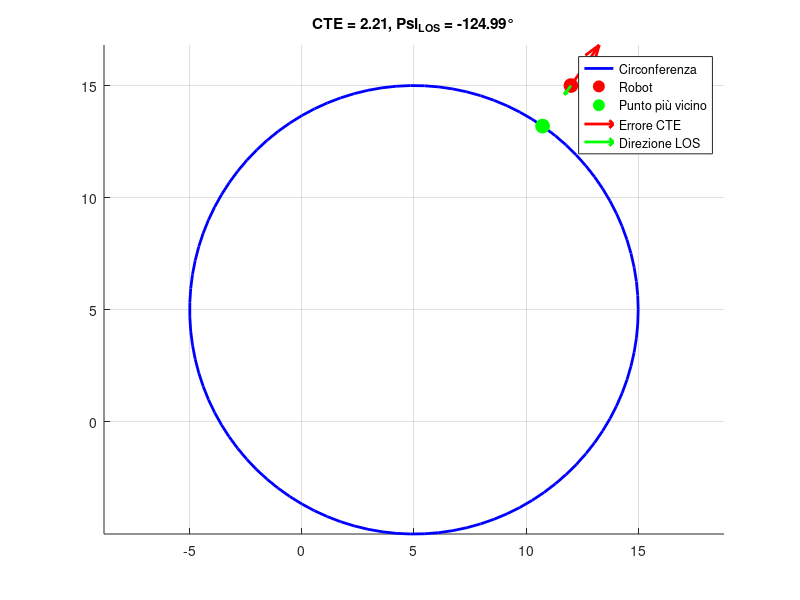

Write MATLAB code to recreate this figure.
clc; clear; close all;

%% Parametri della circonferenza
R = 10;               % Raggio della circonferenza
center = [5, 5];      % Centro della circonferenza (x_c, y_c)

%% Posizione attuale del robot
x_robot = 12;         % Posizione X del robot
y_robot = 15;         % Posizione Y del robot
pos_robot = [x_robot, y_robot];

%% Calcolo del punto più vicino sulla circonferenza
vector_to_robot = pos_robot - center;  % Vettore dal centro al robot
distance_to_center = norm(vector_to_robot);  % Distanza dal centro al robot
factor = R / distance_to_center;  % Fattore di normalizzazione
pos_nearest = center + factor * vector_to_robot;  % Punto più vicino sulla circonferenza

%% Calcolo del Cross Track Error (CTE)
cte_vector = pos_robot - pos_nearest;  % Vettore di errore
cte = norm(cte_vector);  % Normale = distanza

%% Direzione Line-of-Sight (LOS)
% La direzione del controllore LOS è dalla posizione del robot al centro della circonferenza
los_vector = center - pos_robot;  % Direzione verso il centro della circonferenza
los_direction = los_vector / norm(los_vector);  % Normalizzazione

%% Calcolare l'angolo psi (angolo di orientamento desiderato)
% Angolo tra la posizione del robot e la direzione LOS
theta_los = atan2(los_direction(2), los_direction(1));

%% Visualizzazione
figure; hold on; grid on; axis equal;
theta = linspace(0, 2*pi, 100);  % Parametro angolare per la circonferenza
x_circle = center(1) + R * cos(theta);  % X della circonferenza
y_circle = center(2) + R * sin(theta);  % Y della circonferenza
plot(x_circle, y_circle, 'b', 'LineWidth', 2);  % Traiettoria circolare

plot(x_robot, y_robot, 'ro', 'MarkerSize', 10, 'MarkerFaceColor', 'r');  % Robot
plot(pos_nearest(1), pos_nearest(2), 'go', 'MarkerSize', 10, 'MarkerFaceColor', 'g');  % Punto più vicino
quiver(x_robot, y_robot, cte_vector(1), cte_vector(2), 0, 'r', 'LineWidth', 2);  % Errore CTE
quiver(x_robot, y_robot, los_direction(1), los_direction(2), 0.5, 'g', 'LineWidth', 2);  % Direzione LOS

legend('Circonferenza', 'Robot', 'Punto più vicino', 'Errore CTE', 'Direzione LOS');
title(sprintf('CTE = %.2f, Psi_{LOS} = %.2f°', cte, rad2deg(theta_los)));
